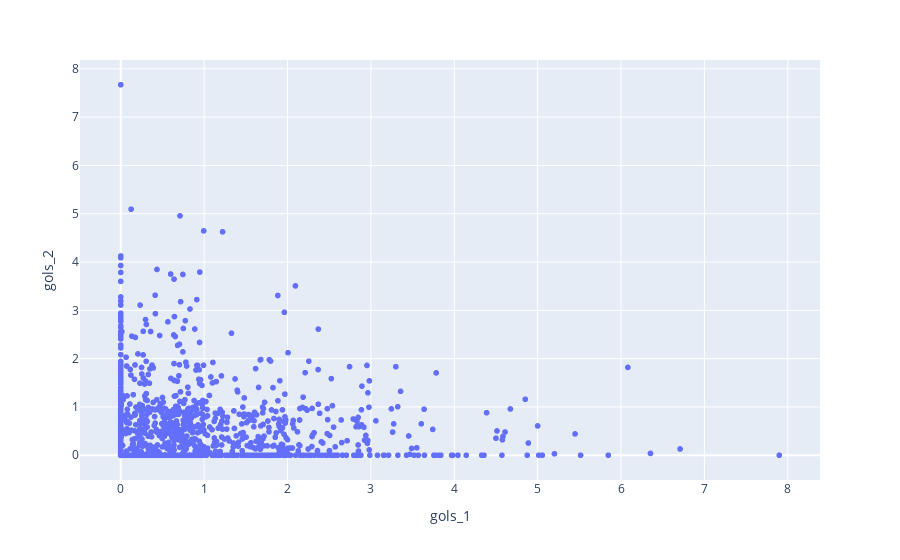

Source (notebook cell):
### Code cell
#### solução com plotly

fig = px.scatter(gols, x=gols['gols_1'], y=gols['gols_2'])
fig.show()

### Figure 1 — Plotly figure (JSON) as saved in the notebook; plotly's stock layout.template omitted (floating-point values rounded to 4 significant figures; data arrays with more than 128 entries replaced by an {"elided": "..."} marker saying what was removed)
{"data": [{"hovertemplate": "gols_1=%{x}<br>gols_2=%{y}<extra></extra>", "legendgroup": "", "marker": {"color": "#636efa", "symbol": "circle"}, "mode": "markers", "name": "", "showlegend": false, "type": "scattergl", "x": {"elided": "1312 float values"}, "xaxis": "x", "y": {"elided": "1312 float values"}, "yaxis": "y"}], "layout": {"legend": {"tracegroupgap": 0}, "margin": {"t": 60}, "xaxis": {"anchor": "y", "domain": [0, 1], "title": {"text": "gols_1"}}, "yaxis": {"anchor": "x", "domain": [0, 1], "title": {"text": "gols_2"}}}}
